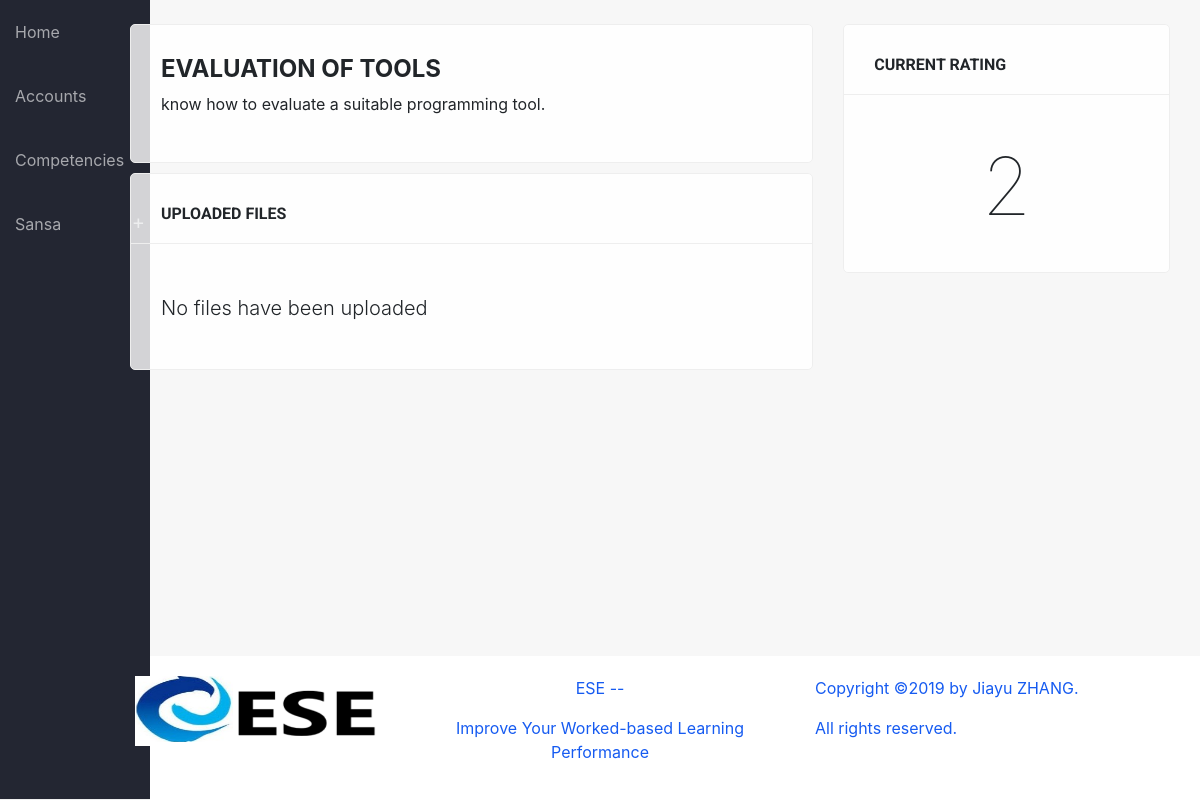
The app's page /modules/competency/4 (signed in) with its own data.
### ESE/models.py (models this page shows, shortened)
class Student(models.Model):
    user = models.OneToOneField(User, on_delete=models.CASCADE, null=True)
    first_name = models.CharField(max_length=100, null=True)
    last_name = models.CharField(max_length=100, null=True)
    picture = models.ImageField(null=True, blank=True, default='no-img.png')
    email = models.EmailField(max_length=100, null=True)
    major = models.CharField(max_length=100, null=True)
    country = models.ForeignKey(State, on_delete=models.SET_NULL, null=True)
    city = models.CharField(max_length=100, null=True)
    module = models.ManyToManyField(Module, related_name='module', blank=True)
    assessor = models.ManyToManyField(Competency, related_name='assessor', blank=True)
    year = models.IntegerField(choices=YEARS, default=1)
    competency = models.ManyToManyField(Competency, related_name='competency', blank=True)
    semester = models.IntegerField(choices=SEMESTER, default=1)
    level = models.CharField(max_length=100, choices=LEVELS, default=1)

class Competency(models.Model):
    name = models.CharField(max_length=200)
    description = models.TextField(max_length=600, null=True, blank=True)
    module = models.ManyToManyField(Module, related_name='competencies', blank=True)
    group_name = models.CharField(max_length=128)
    dimension_name = models.CharField(max_length=128)
    class Meta:
        verbose_name_plural = 'Competencies'
    def __str__(self):
        return self.name

class Rating(models.Model):
    student = models.ForeignKey(User, on_delete=models.CASCADE,blank=True, null=True)
    module = models.ForeignKey(Module, on_delete=models.CASCADE, blank=True, null=True)
    competency = models.ForeignKey(Competency, on_delete=models.CASCADE,blank=True, null=True)
    rating = models.IntegerField(choices=RATING, default=0)

### ESE/views.py (the view)
# urls.py: path('modules/competency/<int:pk>', views.competency_detail, name='competency_detail'),
def competency_detail(request, pk):
    competency = Competency.objects.get(pk = pk)
    files = Upload.objects.filter(competency_id = pk)
    users = User.objects.filter(student__assessor__in=[competency])
    ratings = Rating.objects.filter(student_id=request.user.id, competency_id=pk)
    assessors = Student.objects.filter(assessor__in=[competency])
    if request.user.is_authenticated:
        return render(
            request, 'competency_single.html', {'usrs': users, 'competency': competency, 'files': files, 'ratings': ratings, 'assessors': assessors, 'media_url': settings.MEDIA_ROOT},
        )
    else:
        return redirect('login')

### ESE/templates/competency_single.html (shortened to what this page needs)
{% extends 'base_generic.html' %} {% block content %}
<div class="container">
    <div class="row">
        <div class="col-md-8 col-xs-12">
            <div class="no-shade card-box">
                <h4>{{ competency }}</h4> {% if competency.description %}
                <p>{{ competency.description }}</p>
                {% endif %}
            </div>
            {% load static %}
            <div class="card-box">
                <h6>Uploaded Files</h6> {% if files %}
                <table>
                    <thead>
                        <tr>
                            <th>File name</th>
                            <th class="text-right">Uploaded</th>
                            {% if user.is_superuser %}
                            <th></th>
                            {% endif %}
                        </tr>
                    </thead>
                    <tbody>
                        {% for file in files %}
                        <tr>
                            <td><a href="{% static 'uploads/' %}{{ file.file }}" title="{{ file }}"><i style="font-size: 18px; padding-right: 10px;" class="fas fa-file-{{ file.get_extension_short }}"></i> {{ file.name }}</a>
                                <br/>
                            </td>
                            <td class="text-right">{{ file.upload_time|date:'d/m/Y' }}
                                <br>{{ file.upload_time|date:'H:i' }}</td>
                            {% if user.is_superuser %}
                            <td style="max-width: 120px" class="text-right"><a href="{% url 'upload_file_edit' competency_id=competency.pk file_id=file.pk %}"><span class="label sm-label"><i class="fas fa-pencil-alt"></i></span></a>
                                <span class="with-popup">
                        <div class="popup p-delete">
                            <p>Are you sure you want to delete this file?</p>
                            <a href="{% url 'upload_file_delete' competency_id=competency.pk file_id=file.pk %}">Delete</a>
                        </div>
                        <a class="label sm-label"><i class="fas fa-times"></i></a>
                    </span></td>
                            {% endif %}
                        </tr>
                        {% endfor %}
                    </tbody>
                </table>
                {% else %}
                <p class="lead">
                    <br>No files have been uploaded</p>
                {% endif %}
            </div>
        </div>
        <div class="col-md-4 col-xs-12">
            <div class="card-box">
                <h6>Current Rating</h6>
                <br/>
                <h1 class="text-center" style="font-size: 80px; font-weight: lighter">
                {% if ratings %}
                    {% for rating in ratings %}
                        {% if rating.rating >= 2 %}
                        {{ rating.rating }}
                        {% else %}
                        &mdash;
                        {% endif %}
                    {% endfor %}
                {% else %}
                    &mdash;
                {% endif %}
            </h1>
            </div>
        </div>
    </div>
</div>
{% endblock %}

### ESE/templates/base_generic.html (shortened to what this page needs)
{% load static %}
<html>
<head>
    <link rel="stylesheet" href="https://use.fontawesome.com/releases/v5.0.12/css/all.css">
    <link rel="stylesheet" href="{% static 'css/bootstrap.min.css' %}">
    <link rel="stylesheet" href="{% static 'css/main.css' %}">
    <link rel="stylesheet" href="{% static 'fonts/fontawesome-all.min.css' %}">
</head>
<body>
    <div class="wrapper">
        <div class="container-fluid">
            <div class="row">
                <div class="no-padding col-md-1 col-sm-4">
                    <header>
                        <nav>
                            {% url 'home' as hom %} {% url 'students' as acc %} {% url 'modules' as mod %} {% url 'login' as log %} {% url 'student_detail' pk=user.student.pk as sd %}
                            <a href="{% url 'home' %}" {% if request.path == hom %} class="active" {% endif %}>Home</a>
                            <a href="{% url 'students' %}" {% if request.path == acc %} class="active" {% endif %}>Accounts</a>
                            <a href="{% url 'modules' %}" {% if request.path == mod %} class="active" {% endif %}>Competencies</a>
                            <div>
                                {% if not user.is_authenticated %}
                                <a href="{% url 'login' %}" {% if request.path == log %} class="active" {% endif %}>Login</a> {% else %}
                                <div class="dd">
                                    <a {% if request.path == sd %} class="active" {% endif %}>{{ user.student.first_name }}</a>
                                </div>
                                {% endif %}
                            </div>
                        </nav>
                    </header>
                </div>
                <div class="col-md-11 col-sm-8">
                    <br>
                    {% block content %} {% endblock %}
                </div>
            </div>
        </div>
    </div>
    <footer class="container-fluid" style="color:rgb(22, 91, 241)">
        <div class="row">
             <div class="col-sm-4 text-right">
               <img src="{% static "uploads/e.png" %}" width="250" height="70"/>
             </div>
             <div class="col-sm-4 text-center">
               <p>ESE --</p>
               <p>Improve Your Worked-based Learning Performance</p>
            </div>
             <div class="col-sm-4 text-left">
               <p>Copyright ©2019 by Jiayu ZHANG. </p>
               <p>All rights reserved. </p>
           </div>
          </div>
      </footer>
</body>
</html>

### ESE/static/css/main.css (style rules this page uses)
* { --main-color: #006992; }
body { display: flex; flex-direction: column; background-color: #f7f7f7; min-height: 100vh; }
.wrapper { flex: 1; }
.no-padding { padding: 0; }
nav { background-color: #232632; margin-bottom: 15px; border-bottom: 1px solid #eee; height: 100vh; position: fixed; min-width: 150px; }
nav a { display: block; padding: 20px 15px; color: rgba(255,255,255,.6); transition: 100ms ease; }
.dd::before, .minus::before { content: '+'; position: absolute; right: 0; font-size: 20px; margin-top: 15px; margin-right: 5px; }
.dd { position: relative; cursor: pointer; display: block; color: rgba(255,255,255,.6); }
.shadow-box, .card-box, .empty-box { padding: 30px; border-radius: 5px; margin-bottom: 10px; display: block; border: 1px solid #eee; position: relative; background-color: rgba(255,255,255,.8); position: relative; overflow: hidden; }
.card-box:not(.no-shade)::before { content: ''; width: 100%; height: 70px; border-bottom: 1px solid #eee; z-index: 1; left: 0; top: 0; position: absolute; }
.no-shade h4, .no-shade h3 { font-weight: bold; text-transform: uppercase; }
.card-box h6 { z-index: 5; margin-bottom: 40px; text-transform: uppercase; font-family: "Roboto"; font-weight: bold; }
footer { background-color: #fff; padding: 20px 0; margin-top: 50px; }

### records on screen
Competency: name "EVALUATION OF TOOLS", description "know how to evaluate a suitable programming tool."
Rating: rating "2"

### other values on screen
{{ user.student.first_name }} "Sansa"
